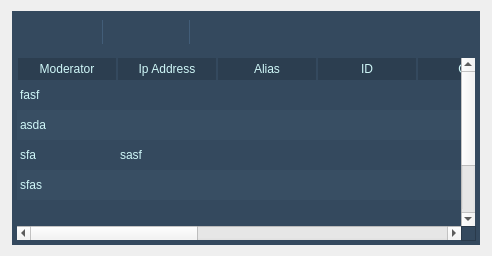
      <widget class="QWidget" name="onlineClientsTab">
       <attribute name="icon">
        <iconset resource="res.qrc">
         <normaloff>:/icons/assets/online_clients.png</normaloff>:/icons/assets/online_clients.png</iconset>
       </attribute>
       <attribute name="title">
        <string>Online</string>
       </attribute>
       <layout class="QGridLayout" name="gridLayout_2">
        <item row="0" column="0">
         <layout class="QVBoxLayout" name="verticalLayout">
          <property name="spacing">
           <number>0</number>
          </property>
          <item>
           <widget class="QGroupBox" name="onlineGroup">
            <property name="styleSheet">
             <string notr="true">background-color: #34495e;
border: none;
margin-left: 1px;
margin-right: 1px;</string>
            </property>
            <property name="title">
             <string/>
            </property>
            <layout class="QGridLayout" name="gridLayout_6">
             <item row="0" column="0">
              <layout class="QHBoxLayout" name="horizontalLayout_6">
               <property name="spacing">
                <number>0</number>
               </property>
               <item>
                <widget class="QPushButton" name="viewLogsButton">
                 <property name="focusPolicy">
                  <enum>Qt::NoFocus</enum>
                 </property>
                 <property name="styleSheet">
                  <string notr="true">QPushButton#viewLogsButton {
			border: none;
			border-radius: none;
			padding: 3px;
            background-color: #34495e;
            }

QPushButton#viewLogsButton:pressed {
            background-color: #2c3e50;
            }</string>
                 </property>
                 <property name="text">
                  <string/>
                 </property>
                 <property name="icon">
                  <iconset resource="res.qrc">
                   <normaloff>:/icons/assets/log_viewer.png</normaloff>:/icons/assets/log_viewer.png</iconset>
                 </property>
                 <property name="iconSize">
                  <size>
                   <width>16</width>
                   <height>16</height>
                  </size>
                 </property>
                </widget>
               </item>
               <item>
                <widget class="QPushButton" name="logSettingsButton">
                 <property name="focusPolicy">
                  <enum>Qt::NoFocus</enum>
                 </property>
                 <property name="styleSheet">
                  <string notr="true">QPushButton#logSettingsButton {
			border: none;
			border-radius: none;
			padding: 3px;
            background-color: #34495e;
            }

QPushButton#logSettingsButton:pressed {
            background-color: #2c3e50;
            }</string>
                 </property>
                 <property name="text">
                  <string/>
                 </property>
                 <property name="icon">
                  <iconset resource="res.qrc">
                   <normaloff>:/icons/assets/other_settings.png</normaloff>:/icons/assets/other_settings.png</iconset>
                 </property>
                 <property name="iconSize">
                  <size>
                   <width>16</width>
                   <height>16</height>
                  </size>
                 </property>
                </widget>
               </item>
               <item>
                <widget class="Line" name="line_2">
                 <property name="styleSheet">
                  <string notr="true">border: 1px ridge #2c3e50;</string>
                 </property>
                 <property name="orientation">
                  <enum>Qt::Vertical</enum>
                 </property>
                </widget>
               </item>
               <item>
                <widget class="QPushButton" name="setAliasButton">
                 <property name="focusPolicy">
                  <enum>Qt::NoFocus</enum>
                 </property>
                 <property name="styleSheet">
                  <string notr="true">QPushButton#setAliasButton {
			border: none;
			border-radius: none;
			padding: 5px;
            background-color: #34495e;
            }

QPushButton#setAliasButton:pressed {
            background-color: #2c3e50;
            }</string>
                 </property>
                 <property name="text">
                  <string/>
                 </property>
                 <property name="icon">
                  <iconset resource="res.qrc">
                   <normaloff>:/icons/assets/set_alias.png</normaloff>:/icons/assets/set_alias.png</iconset>
                 </property>
                 <property name="iconSize">
                  <size>
                   <width>16</width>
                   <height>16</height>
                  </size>
                 </property>
                </widget>
               </item>
               <item>
                <widget class="QPushButton" name="updateSourceButton">
                 <property name="focusPolicy">
                  <enum>Qt::NoFocus</enum>
                 </property>
                 <property name="styleSheet">
                  <string notr="true">QPushButton#updateSourceButton {
			border: none;
			border-radius: none;
			padding: 3px;
            background-color: #34495e;
            }

QPushButton#updateSourceButton:pressed {
            background-color: #2c3e50;
            }</string>
                 </property>
                 <property name="text">
                  <string/>
                 </property>
                 <property name="icon">
                  <iconset resource="res.qrc">
                   <normaloff>:/icons/assets/update_source.png</normaloff>:/icons/assets/update_source.png</iconset>
                 </property>
                 <property name="iconSize">
                  <size>
                   <width>16</width>
                   <height>16</height>
                  </size>
                 </property>
                </widget>
               </item>
               <item>
                <widget class="Line" name="line">
                 <property name="styleSheet">
                  <string notr="true">border: 1px ridge #2c3e50;</string>
                 </property>
                 <property name="orientation">
                  <enum>Qt::Vertical</enum>
                 </property>
                </widget>
               </item>
               <item>
                <widget class="QPushButton" name="shellButton">
                 <property name="focusPolicy">
                  <enum>Qt::NoFocus</enum>
                 </property>
                 <property name="styleSheet">
                  <string notr="true">QPushButton#shellButton {
			border: none;
			border-radius: none;
			padding: 3px;
            background-color: #34495e;
            }

QPushButton#shellButton:pressed {
            background-color: #2c3e50;
            }</string>
                 </property>
                 <property name="text">
                  <string/>
                 </property>
                 <property name="icon">
                  <iconset resource="res.qrc">
                   <normaloff>:/icons/assets/remote_shell.png</normaloff>:/icons/assets/remote_shell.png</iconset>
                 </property>
                 <property name="iconSize">
                  <size>
                   <width>16</width>
                   <height>16</height>
                  </size>
                 </property>
                </widget>
               </item>
               <item>
                <widget class="QPushButton" name="explorerButton">
                 <property name="focusPolicy">
                  <enum>Qt::NoFocus</enum>
                 </property>
                 <property name="styleSheet">
                  <string notr="true">QPushButton#explorerButton {
			border: none;
			border-radius: none;
			padding: 3px;
            background-color: #34495e;
            }

QPushButton#explorerButton:pressed {
            background-color: #2c3e50;
            }</string>
                 </property>
                 <property name="text">
                  <string/>
                 </property>
                 <property name="icon">
                  <iconset resource="res.qrc">
                   <normaloff>:/icons/assets/remote_explorer.png</normaloff>:/icons/assets/remote_explorer.png</iconset>
                 </property>
                 <property name="iconSize">
                  <size>
                   <width>16</width>
                   <height>16</height>
                  </size>
                 </property>
                </widget>
               </item>
               <item>
                <widget class="QPushButton" name="scriptingButton">
                 <property name="focusPolicy">
                  <enum>Qt::NoFocus</enum>
                 </property>
                 <property name="styleSheet">
                  <string notr="true">QPushButton#scriptingButton {
			border: none;
			border-radius: none;
			padding: 3px;
            background-color: #34495e;
            }

QPushButton#scriptingButton:pressed {
            background-color: #2c3e50;
            }</string>
                 </property>
                 <property name="text">
                  <string/>
                 </property>
                 <property name="icon">
                  <iconset resource="res.qrc">
                   <normaloff>:/icons/assets/remote_scripting.png</normaloff>:/icons/assets/remote_scripting.png</iconset>
                 </property>
                 <property name="iconSize">
                  <size>
                   <width>16</width>
                   <height>16</height>
                  </size>
                 </property>
                </widget>
               </item>
               <item>
                <widget class="QPushButton" name="screenshotButton">
                 <property name="focusPolicy">
                  <enum>Qt::NoFocus</enum>
                 </property>
                 <property name="styleSheet">
                  <string notr="true">QPushButton#screenshotButton {
			border: none;
			border-radius: none;
			padding: 3px;
            background-color: #34495e;
            }

QPushButton#screenshotButton:pressed {
            background-color: #2c3e50;
            }</string>
                 </property>
                 <property name="text">
                  <string/>
                 </property>
                 <property name="icon">
                  <iconset resource="res.qrc">
                   <normaloff>:/icons/assets/desktop.png</normaloff>:/icons/assets/desktop.png</iconset>
                 </property>
                 <property name="iconSize">
                  <size>
                   <width>16</width>
                   <height>16</height>
                  </size>
                 </property>
                </widget>
               </item>
               <item>
                <widget class="QPushButton" name="webcamButton">
                 <property name="focusPolicy">
                  <enum>Qt::NoFocus</enum>
                 </property>
                 <property name="styleSheet">
                  <string notr="true">QPushButton#webcamButton {
			border: none;
			border-radius: none;
			padding: 3px;
            background-color: #34495e;
            }

QPushButton#webcamButton:pressed {
            background-color: #2c3e50;
            }</string>
                 </property>
                 <property name="text">
                  <string/>
                 </property>
                 <property name="icon">
                  <iconset resource="res.qrc">
                   <normaloff>:/icons/assets/webcam.png</normaloff>:/icons/assets/webcam.png</iconset>
                 </property>
                 <property name="iconSize">
                  <size>
                   <width>16</width>
                   <height>16</height>
                  </size>
                 </property>
                </widget>
               </item>
               <item>
                <spacer name="horizontalSpacer_4">
                 <property name="orientation">
                  <enum>Qt::Horizontal</enum>
                 </property>
                 <property name="sizeHint" stdset="0">
                  <size>
                   <width>40</width>
                   <height>20</height>
                  </size>
                 </property>
                </spacer>
               </item>
               <item>
                <widget class="QPushButton" name="setModeratorButton">
                 <property name="focusPolicy">
                  <enum>Qt::NoFocus</enum>
                 </property>
                 <property name="styleSheet">
                  <string notr="true">QPushButton#setModeratorButton {
			border: none;
			border-radius: none;
			padding: 3px;
            background-color: #34495e;
            }

QPushButton#setModeratorButton:pressed {
            background-color: #2c3e50;
            }</string>
                 </property>
                 <property name="text">
                  <string/>
                 </property>
                 <property name="icon">
                  <iconset resource="res.qrc">
                   <normaloff>:/icons/assets/set_moderator.png</normaloff>:/icons/assets/set_moderator.png</iconset>
                 </property>
                 <property name="iconSize">
                  <size>
                   <width>16</width>
                   <height>16</height>
                  </size>
                 </property>
                </widget>
               </item>
              </layout>
             </item>
            </layout>
           </widget>
          </item>
          <item>
           <widget class="QTableWidget" name="clientsTable">
            <property name="focusPolicy">
             <enum>Qt::NoFocus</enum>
            </property>
            <property name="autoFillBackground">
             <bool>false</bool>
            </property>
            <property name="styleSheet">
             <string notr="true">QHeaderView::section {
background-color: #2c3e50;
padding: 2px;
color: #cff7f8;
font: 75 10px &quot;MS Shell Dlg 2&quot;;
border: 1px solid;
border-top: none;
border-bottom: none;
border-color: #34495e;
}

QTableWidget#clientsTable {
background-position: center;
border:  none;
padding: 5px;
margin-left: 1px;
margin-right: 1px;
color: #cff7f8;
font: 8pt &quot;MS Shell Dlg 2&quot;;
background-color: #34495e;
alternate-background-color: #384E63;

background-image: url(assets/bg.png);
background-repeat: no-repeat;
}

QTableWidget#clientsTable:item:selected {
background-color: #2c3e50;
color: #cff7f8;
}</string>
            </property>
            <property name="frameShadow">
             <enum>QFrame::Plain</enum>
            </property>
            <property name="editTriggers">
             <set>QAbstractItemView::NoEditTriggers</set>
            </property>
            <property name="dragDropOverwriteMode">
             <bool>false</bool>
            </property>
            <property name="alternatingRowColors">
             <bool>true</bool>
            </property>
            <property name="selectionMode">
             <enum>QAbstractItemView::ExtendedSelection</enum>
            </property>
            <property name="selectionBehavior">
             <enum>QAbstractItemView::SelectRows</enum>
            </property>
            <property name="textElideMode">
             <enum>Qt::ElideMiddle</enum>
            </property>
            <property name="showGrid">
             <bool>false</bool>
            </property>
            <property name="gridStyle">
             <enum>Qt::NoPen</enum>
            </property>
            <property name="sortingEnabled">
             <bool>false</bool>
            </property>
            <property name="wordWrap">
             <bool>false</bool>
            </property>
            <property name="cornerButtonEnabled">
             <bool>false</bool>
            </property>
            <attribute name="horizontalHeaderCascadingSectionResizes">
             <bool>true</bool>
            </attribute>
            <attribute name="horizontalHeaderDefaultSectionSize">
             <number>100</number>
            </attribute>
            <attribute name="horizontalHeaderShowSortIndicator" stdset="0">
             <bool>false</bool>
            </attribute>
            <attribute name="horizontalHeaderStretchLastSection">
             <bool>true</bool>
            </attribute>
            <attribute name="verticalHeaderVisible">
             <bool>false</bool>
            </attribute>
            <row>
             <property name="text">
              <string>New Row</string>
             </property>
            </row>
            <row>
             <property name="text">
              <string>New Row</string>
             </property>
            </row>
            <row>
             <property name="text">
              <string>New Row</string>
             </property>
            </row>
            <row>
             <property name="text">
              <string>New Row</string>
             </property>
            </row>
            <row>
             <property name="text">
              <string>New Row</string>
             </property>
            </row>
            <row>
             <property name="text">
              <string>New Row</string>
             </property>
            </row>
            <column>
             <property name="text">
              <string>Moderator</string>
             </property>
            </column>
            <column>
             <property name="text">
              <string>Ip Address</string>
             </property>
            </column>
            <column>
             <property name="text">
              <string>Alias</string>
             </property>
            </column>
            <column>
             <property name="text">
              <string>ID</string>
             </property>
            </column>
            <column>
             <property name="text">
              <string>OS</string>
             </property>
            </column>
            <column>
             <property name="text">
              <string>User</string>
             </property>
            </column>
            <column>
             <property name="text">
              <string>Privs</string>
             </property>
            </column>
            <column>
             <property name="text">
              <string>Mic</string>
             </property>
            </column>
            <column>
             <property name="text">
              <string>Cam</string>
             </property>
            </column>
            <column>
             <property name="text">
              <string>Active Window Title</string>
             </property>
            </column>
            <item row="0" column="0">
             <property name="text">
              <string>fasf</string>
             </property>
            </item>
            <item row="1" column="0">
             <property name="text">
              <string>asda</string>
             </property>
            </item>
            <item row="2" column="0">
             <property name="text">
              <string>sfa</string>
             </property>
            </item>
            <item row="2" column="1">
             <property name="text">
              <string>sasf</string>
             </property>
            </item>
            <item row="3" column="0">
             <property name="text">
              <string>sfas</string>
             </property>
            </item>
           </widget>
          </item>
         </layout>
        </item>
       </layout>
      </widget>
